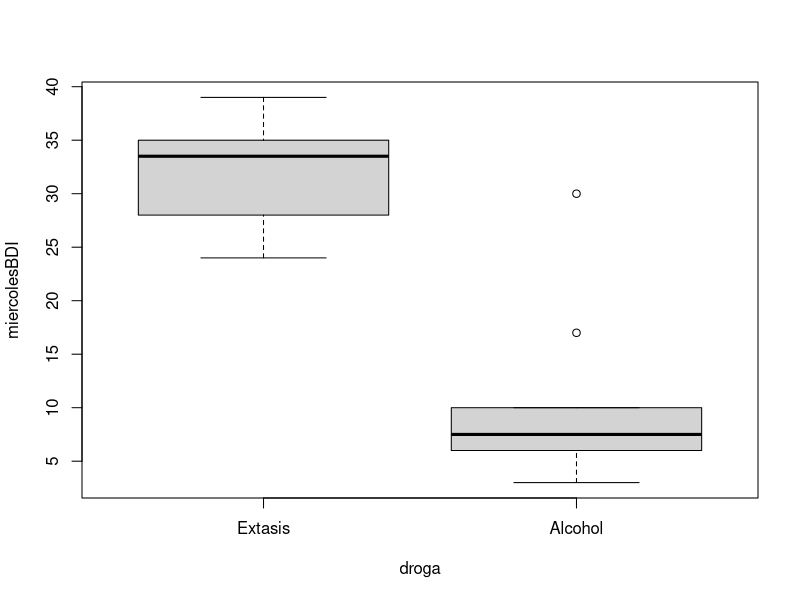
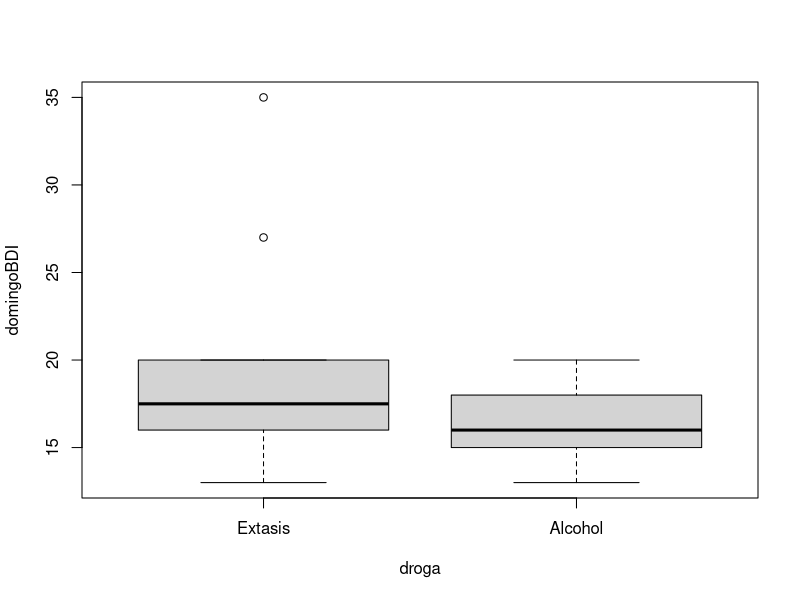

Write the R code that produced these figures, in order.
library(car)
library(tidyverse)

#####################
#Importacion de datos
#####################
droga<-gl(2,10,length=20,labels=c("Extasis","Alcohol"), 
          ordered=T)
domingoBDI<-c(15, 35, 16, 18, 19, 17, 27, 16, 13, 20,
             16, 15, 20, 15, 16, 13, 14, 19, 18, 18)
miercolesBDI<-c(28, 35, 35, 24, 39, 32, 27, 29, 36, 35, 
           5, 6, 30, 8, 9, 7, 6, 17, 3, 10)
drogaDatos<-data.frame(droga,domingoBDI,miercolesBDI)

#Graficos
boxplot(miercolesBDI ~ droga)
boxplot(domingoBDI ~ droga)

#Estadisticos
#by(drogaDatos[, c("domingoBDI", "miercolesBDI")], 
#   drogaDatos$droga, stat.desc, basic = FALSE, norm = TRUE)
#Estadisticos
estadisticos <- drogaDatos %>%
  pivot_longer(
    cols = c(domingoBDI, miercolesBDI), 
    names_to = "dia", values_to = "BDI"
  ) %>%
  group_by(droga, dia) %>%
  summarise(
    n       = n(),
    media   = mean(BDI),
    sd      = sd(BDI),
    mediana = median(BDI),
    min     = min(BDI),
    max     = max(BDI),
    .groups = "drop"
  )
estadisticos

#Contraste normalidad
shapiro.test(miercolesBDI)
shapiro.test(domingoBDI)

#Contraste homogeneidad varianza
leveneTest(drogaDatos$miercolesBDI, drogaDatos$droga, 
           center = median)
leveneTest(drogaDatos$domingoBDI, drogaDatos$droga, 
           center = median)

#######################
#Test Mann-Whitney
#######################
miercolesModelo<-wilcox.test(miercolesBDI ~ droga, 
                             data = drogaDatos, 
                             exact = FALSE, correct= FALSE)
miercolesModelo

domingoModelo<-wilcox.test(domingoBDI ~ droga, 
                           data = drogaDatos, 
                           exact = FALSE, correct= FALSE)
domingoModelo

##################
#Tamanio del efecto
##################
rFromWilcox<-function(wilcoxModelo, N){
  z<- qnorm(wilcoxModelo$p.value/2)
  r<- z/ sqrt(N)
  cat(wilcoxModelo$data.name, "Tamanio del efecto, r = ", r)
}

rFromWilcox(domingoModelo, 20)
rFromWilcox(miercolesModelo, 20)
